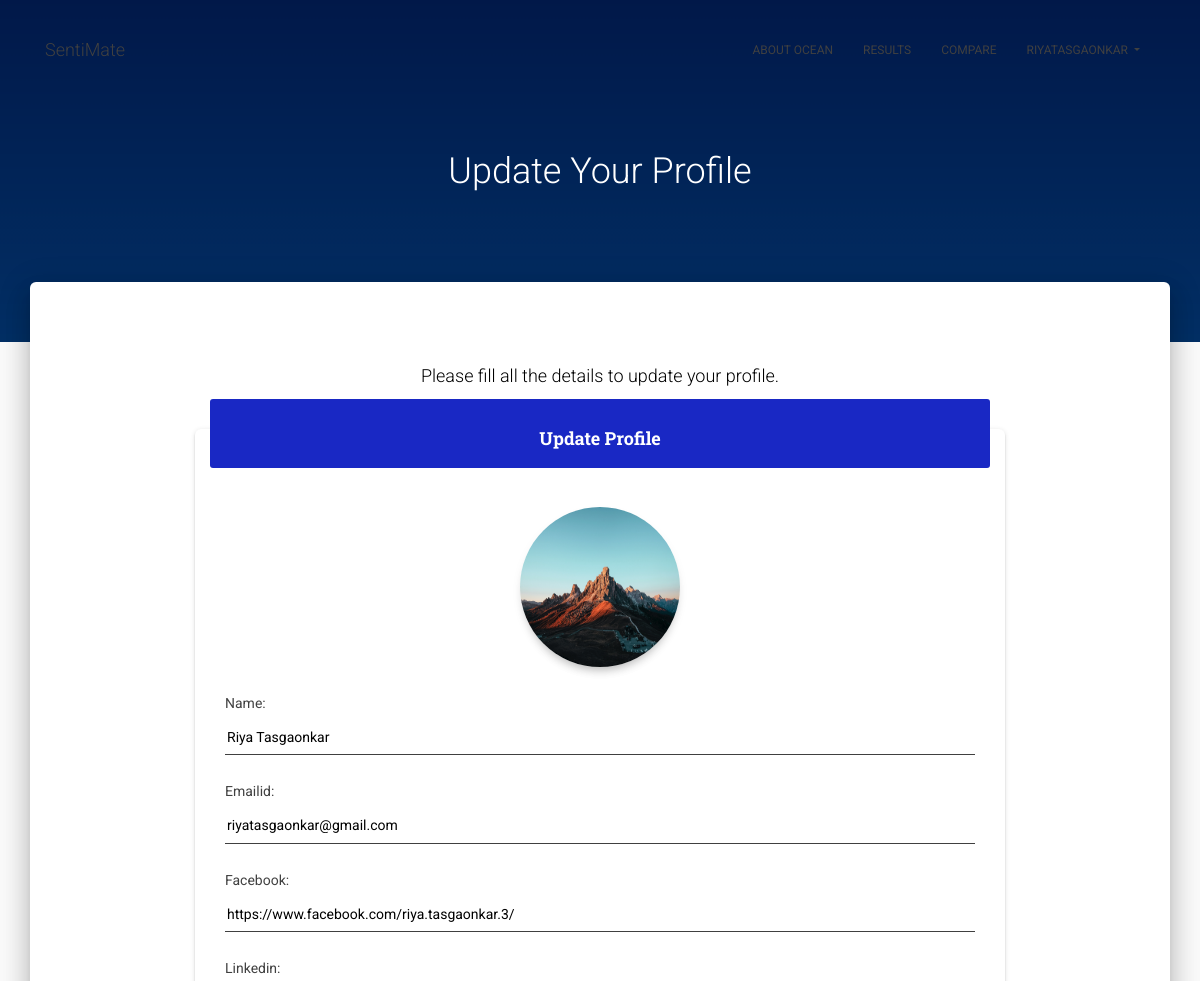
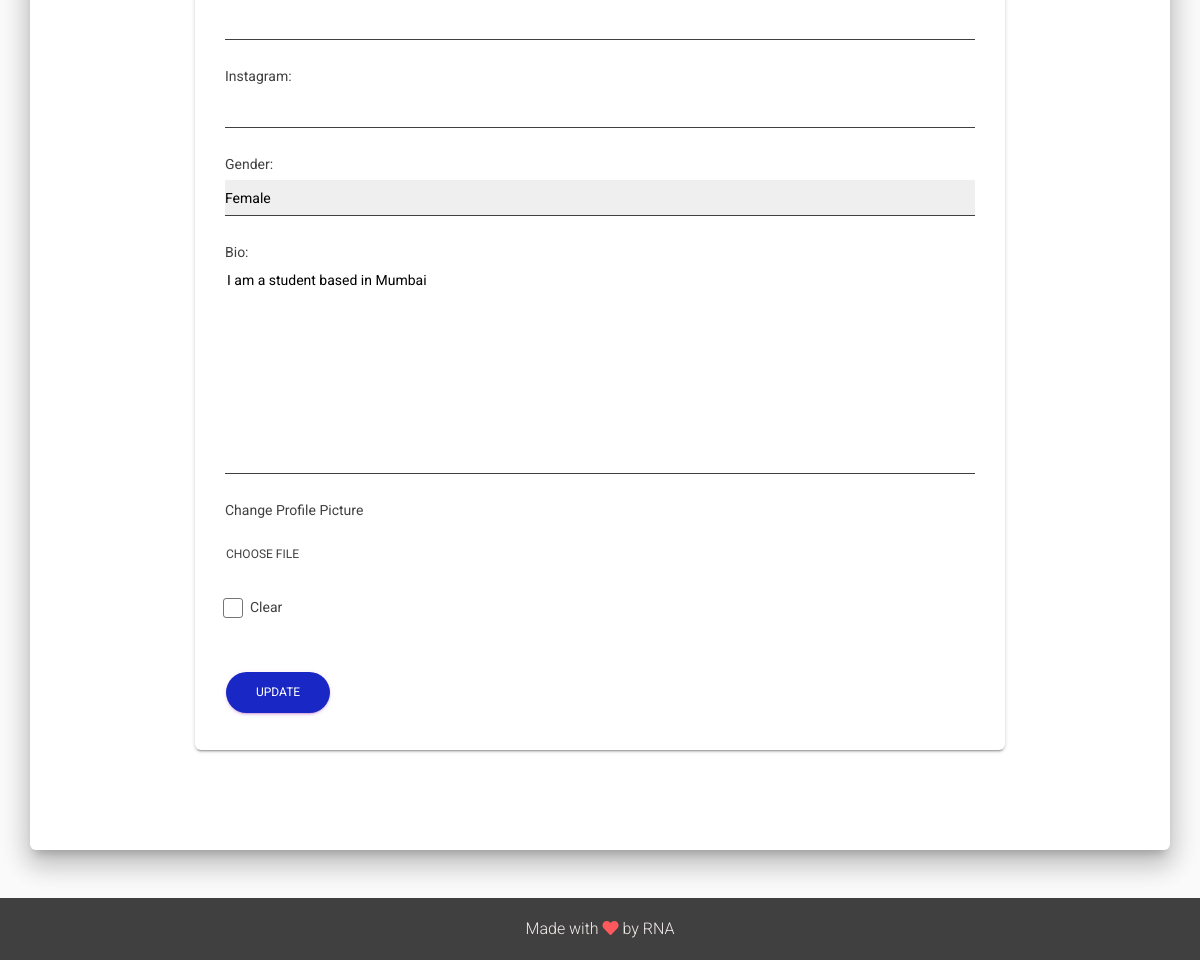
Screenshot of /profile (signed in) with the database file from the repository (2 pictures, top to bottom).
### SentiMate/models.py (models this page shows, shortened)
class Profile(models.Model):
    Male = 'M'
    Female = 'F'
    RatherNotSay = 'O'
    GENDER_CHOICES = ((Male, 'Male'),(Female, 'Female'),(RatherNotSay,'Rather Not Say'),)
    user = models.OneToOneField(User,on_delete=models.CASCADE)
    name = models.CharField(max_length=50, blank=False)
    emailid = models.EmailField(blank=False)
    facebook = models.URLField(blank=True)
    linkedin = models.URLField(blank=True)
    instagram = models.URLField(blank=True)
    gender = models.CharField(max_length = 20, choices = GENDER_CHOICES, default = Male)
    bio = models.TextField(max_length=250, blank=False)
    profile_pic = models.ImageField(null = True , blank = True , upload_to = "images/profile_pics/")

### SentiMate/views.py (the view)
# urls.py: path('profile',views.profile, name='profile'),
@login_required
def profile(request):
    user = request.user.username
    if request.method == 'POST':
        form = ProfileUpdateForm(request.POST, request.FILES, instance=request.user.profile)
        if form.is_valid():
            form.save()
            messages.success(request, f'Information updated successfully!')
            return redirect('tests')
    else:
        form = ProfileUpdateForm(instance=request.user.profile)
    context = {'user' : user, 'form' : form}
    return render(request, 'profile.html', context)

### SentiMate/forms.py
class ProfileUpdateForm(forms.ModelForm):
	class Meta:
		model = Profile
		fields = ['name', 'emailid', 'facebook', 'linkedin', 'instagram', 'gender', 'bio', 'profile_pic']

### SentiMate/templates/profile.html (shortened to what this page needs)
{% load static %}
<!DOCTYPE html>
<html lang="en">
<head>
  <link rel="stylesheet" href="https://maxcdn.bootstrapcdn.com/font-awesome/latest/css/font-awesome.min.css">
  <link href="https://use.fontawesome.com/releases/v5.0.6/css/all.css" rel="stylesheet">
  <link href="{% static 'css/master.css' %}" rel="stylesheet" />
  <link href="{% static 'css/material-kit.css' %}" rel="stylesheet" />
</head>
<body class="login-page sidebar-collapse">
  <nav class="navbar navbar-transparent navbar-color-on-scroll fixed-top navbar-expand-lg" color-on-scroll="100" id="sectionsNav">
    <div class="container">
      <div class="navbar-translate">
        <a class="navbar-brand" href="{% url 'home' %}">SentiMate</a>
      </div>
      <div class="collapse navbar-collapse">
        <ul class="navbar-nav ml-auto">
          <li class="nav-item">
            <a class="nav-link" href="{% url 'ocean' %}">
              About OCEAN
            </a>
          </li>
          <li class="nav-item">
            <a class="nav-link" href="{% url 'scores' %}">
              Results
            </a>
          </li>
          <li class="nav-item">
            <a class="nav-link" href="{% url 'compare' %}">
              Compare
            </a>
          </li>
          <li class="dropdown nav-item">
            <a href="#" class="dropdown-toggle nav-link" data-toggle="dropdown">
              {{ user }}
            </a>
          </li>
        </ul>
      </div>
    </div>
  </nav>
  <div class="page-header header-filter" id="bg" data-parallax="true" style="background-image: url('{% static "img/VeryBlue.jpg" %}')">
    <div class="container">
      <div class="row my-5 py-6">
        <div class="col-md-8 ml-auto mr-auto">
          <div class="brand text-center my-5 py-6">
            <p class="h2 py-5">Update Your Profile</p>
          </div>
        </div>
      </div>
    </div>
  </div>
  <div class="main main-raised mb-5">
    <div class="container">
      <div class="section text-center">
        <p class="h4">Please fill all the details to update your profile.</p>
        <div class="container">
          <div class="col-md-9 mx-auto">
            <div class="row">
              <div class="card" style="text-align:left">
                <div class="card-header card-header-blue text-center">
                  <h4 class="card-title">Update Profile</h4>
                </div>
                <div class="card-body">
                  <div class="mx-auto my-4" style="text-align: center;">
                  {% if request.user.profile.profile_pic %}
                    <img src = "{{ request.user.profile.profile_pic.url }}" alt="your-picture" class="img-raised rounded-circle img-fluid mx-auto" style="height: 10rem; width: 10rem;">
                  {% else %}
                    <img src = "{% static 'Sentimate/images/default_pic.png' %}" class="img-raised rounded-circle img-fluid mx-auto" style="height: 10rem; width: 10rem;">
                  {% endif %}
                </div>
                  <form method="POST" enctype="multipart/form-data">
                    <fieldset class="form-group">
                      {% for field in form.visible_fields %}
                      {% if field.html_name == "profile_pic" %}
                      <label>Change Profile Picture</label><br>
                      <div class="btn btn-primary btn-link btn-link-dark my-2 pl-0">Choose file
                      <input type="file" class="inputFileHidden" name="profile_pic" accept="image/*" id="id_profile_pic"></div><br>
                      <div class="form-check">
                        <label for="profile_pic-clear_id" class="form-check-label">
                          Clear
                          <span class="form-check-sign">
                            <span class="check"></span>
                        </span>
                        </label>
                      </div>
                      {% else %}
                          {{ field.label_tag }}
                          {{ field }}
                          {% endif %}
                          <br>
                      {% endfor %}
                    </fieldset>
                    <div class="form-group">
                      <button class="btn btn-primary btn-round btn-blue" type="submit">Update</button>
                    </div>
                  </form>
                </div>
              </div>
            </div>
          </div>
        </div>
      </div>
    </div>
  </div>
  <footer class="container-fluid">
    <div class="row mx-auto">
      <div class="py-1" style="color: #f5eded;"> Made with <i class="fas fa-heart" style="color: #ff595e;"></i> by RNA</div>
    </div>
  </footer>
</body>
</html>

### SentiMate/static/css/master.css (style rules this page uses)
:root { --white: #fafafa; --blue: #1928c4; --coral: #ff595e; --yellow: #ffca3a; --green: #8ac926; --voilet: #6a4c93; --dark-gray:#404040 }
#bg { height: 100%; }
body { background-color: var(--white) !important; }
label { font-size: 0.875rem !important; color: var(--dark-gray) !important; }
input, select, option, textarea { height: 36px !important; border-radius: 0; font-size: 14px !important; outline: 0; border-width: 0 0 1.5px !important; border-color: var(--dark-gray) !important; width: 100%; display: block !important; }
.nav-item { color: var(--dark-gray) !important; }
.navbar-brand { color: var(--dark-gray) !important; }
.btn-blue { background-color: var(--blue) !important; }
.btn-link-dark { color: var(--dark-gray) !important; }
.card-header-blue { background: var(--blue) !important; }
footer { background-color: var(--dark-gray) !important; padding: 0; }
.helptext, li { font-family: "Roboto", "Helvetica", "Arial", sans-serif; font-size: 0.8rem; font-weight: 200; line-height: 1.5; color: #212529; text-align: left; }

### rows the page displays
Profile: visible_fields "Riya Tasgaonkar" "riyatasgaonkar@gmail.com" "https://www.facebook.com/riya.tasgaonkar.3/" "Female" "I am a student based in Mumbai"

### other values shown
{{ user }} "RIYATASGAONKAR"
{{ field.label_tag }} "Name:" "Emailid:" "Facebook:" "Linkedin:" "Instagram:" "Gender:" "Bio:"
